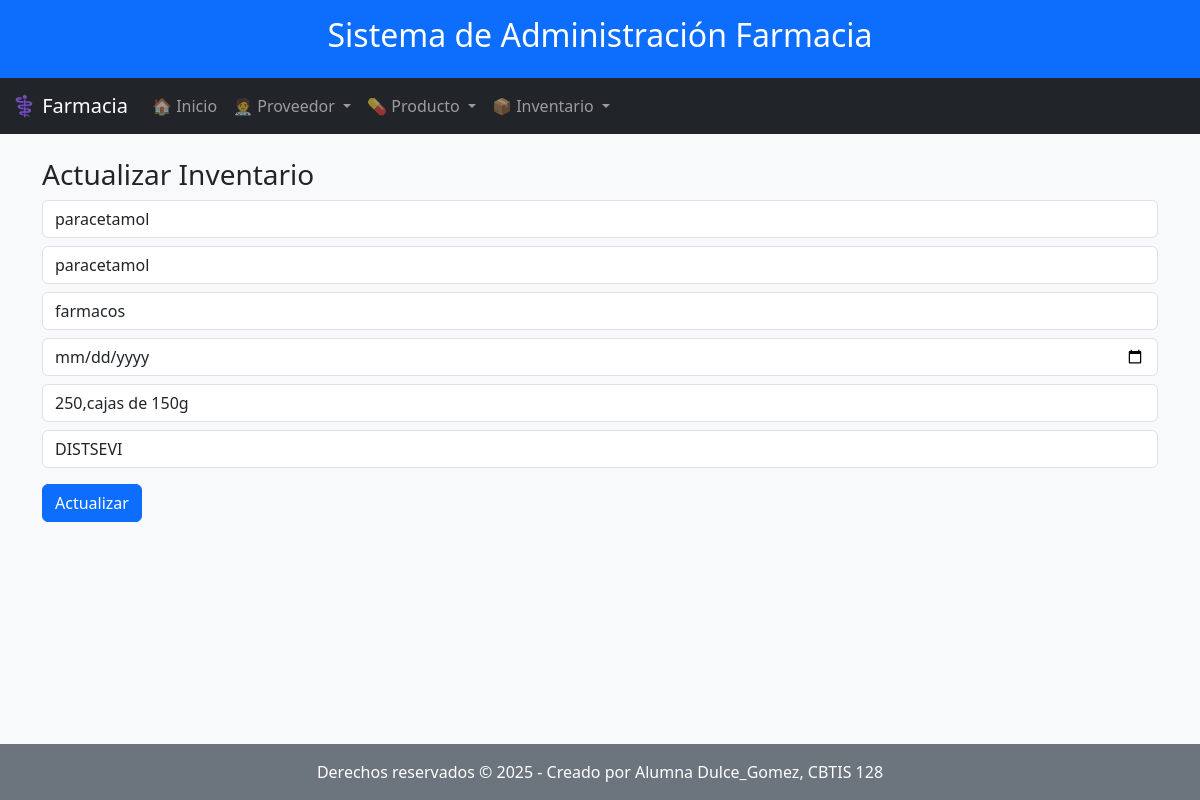
The page /actualizar_inventario/1/ on the database its author committed.
### parte final/app_Farmacia/models.py (models this page shows, shortened)
class Inventario(models.Model):
    producto = models.ForeignKey(Producto, on_delete=models.CASCADE, related_name='inventarios')
    nombre = models.CharField(max_length=100)
    tipo = models.CharField(max_length=50)
    foto = models.ImageField(upload_to='productos/', blank=True, null=True)
    proveedor = models.ForeignKey(Proveedor, on_delete=models.CASCADE, related_name='inventarios')
    fecha_caducidad = models.DateField()
    contenido = models.CharField(max_length=100)

class Producto(models.Model):
    nombre = models.CharField(max_length=100)
    tipo_producto = models.CharField(max_length=50)
    fecha_caducidad = models.DateField()
    precio = models.DecimalField(max_digits=10, decimal_places=2)
    proveedor = models.ForeignKey(Proveedor, on_delete=models.CASCADE, related_name='productos')

class Proveedor(models.Model):
    nombre = models.CharField(max_length=100)
    direccion = models.CharField(max_length=200)
    telefono = models.CharField(max_length=15)
    correo_electronico = models.EmailField(max_length=100)
    tipo_producto = models.CharField(max_length=50)

### parte final/app_Farmacia/views.py (the view)
# urls.py: path('actualizar_inventario/<int:id>/', views.actualizar_inventario, name="actualizar_inventario"),
def actualizar_inventario(request, id):
    inventario = Inventario.objects.get(id=id)
    productos = Producto.objects.all()
    proveedores = Proveedor.objects.all()
    return render(request, "inventario/actualizar_inventario.html",
                  {"inventario": inventario, "productos": productos, "proveedores": proveedores})

### parte final/app_Farmacia/templates/inventario/actualizar_inventario.html (shortened to what this page needs)
{% extends 'base.html' %}
{% block contenido %}
<h3>Actualizar Inventario</h3>
<form method="POST" action="/realizar_actualizacion_inventario/{{ inventario.id }}/">
    <select name="producto" class="form-control mt-2">
        {% for prod in productos %}
            <option value="{{ prod.id }}" {% if prod.id == inventario.producto.id %} selected {% endif %}>
                {{ prod.nombre }}
            </option>
        {% endfor %}
    </select>
    <input class="form-control mt-2" type="text" name="nombre" value="{{ inventario.nombre }}">
    <input class="form-control mt-2" type="text" name="tipo" value="{{ inventario.tipo }}">
    <input class="form-control mt-2" type="date" name="fecha_caducidad" value="{{ inventario.fecha_caducidad }}">
    <input class="form-control mt-2" type="text" name="contenido" value="{{ inventario.contenido }}">
    <select name="proveedor" class="form-control mt-2">
        {% for p in proveedores %}
            <option value="{{ p.id }}" {% if inventario.proveedor.id == p.id %} selected {% endif %}>
                {{ p.nombre }}
            </option>
        {% endfor %}
    </select>
    <button class="btn btn-primary mt-3">Actualizar</button>
</form>
{% endblock %}

### rows shown on the page
Inventario: producto "paracetamol", nombre "paracetamol", tipo "farmacos", contenido "250,cajas de 150g", proveedor "DISTSEVI"
